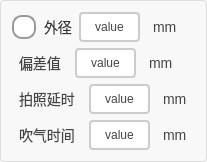
      <widget class="QGroupBox" name="groupBox">
       <property name="styleSheet">
        <string notr="true">QGroupBox {
    border: 1px solid #DDD;
    border-radius: 4px;
    font: bold 14px;
    color: #666;
    background-color: #F8F8F8;
}

QGroupBox::title {
    subcontrol-origin: margin;
    subcontrol-position: top left;
    left: 10px;
    padding: 0 5px;
}</string>
       </property>
       <property name="title">
        <string/>
       </property>
       <layout class="QVBoxLayout" name="verticalLayout">
        <item>
         <layout class="QHBoxLayout" name="horizontalLayout">
          <item>
           <widget class="QRadioButton" name="rbtn_outsideDiameterEnable">
            <property name="styleSheet">
             <string notr="true">QRadioButton {
    spacing: 8px;
    font-size: 14px;
    color: #333;  /* 保持原始文字颜色 */
}

/* 未选中状态 */
QRadioButton::indicator {
    width: 20px;
    height: 20px;
    border-radius: 10px;
    border: 2px solid #999;
    background: #ffffff;
}

/* 悬停效果 */
QRadioButton::indicator:hover {
    border: 2px solid #666;
}

/* 选中状态 */
QRadioButton::indicator:checked {
    border: 2px solid #FF6B00;  /* 橙色边框 */
}

/* 选中时的内圆 */
QRadioButton::indicator:checked {
    background-color: qradialgradient(
        cx:0.5, cy:0.5,
        radius:0.4,
        fx:0.5, fy:0.5,
        stop:0 #FF6B00,  /* 主橙色 */
        stop:1 transparent
    );
}

/* 禁用状态 */
QRadioButton:::disabled {
    border: 2px solid #ccc;
    background: #eee;
}

/* 点击动画效果 */
QRadioButton::indicator:pressed {
    border: 2px solid #CC5500;  /* 深橙色边框 */
    background-color: qradialgradient(
        cx:0.5, cy:0.5,
        radius:0.5,
        fx:0.5, fy:0.5,
        stop:0 #FFD8B3,  /* 浅橙色渐变 */
        stop:1 transparent
    );
}</string>
            </property>
            <property name="text">
             <string>外径</string>
            </property>
           </widget>
          </item>
          <item>
           <widget class="QPushButton" name="pbtn_outsideDiameterValue">
            <property name="styleSheet">
             <string notr="true">QPushButton {
    padding: 6px 14px;
    border: 2px solid #CCC;
    border-radius: 4px;
    background-color: white;
    color: #444;
}

QPushButton:hover {
    border-color: #999;
    background-color: #F5F5F5;
}

QPushButton:pressed {
    border-color: #777;
    background-color: #EEE;
}</string>
            </property>
            <property name="text">
             <string>value</string>
            </property>
           </widget>
          </item>
          <item>
           <widget class="QLabel" name="label_4">
            <property name="styleSheet">
             <string notr="true">/* 基础标签样式 */
QLabel {
    color: #444444;          /* 主文字色 */
    font-size: 14px;         /* 标准字号 */
    background: transparent; /* 透明背景 */
    padding: 2px 4px;        /* 基础内边距 */
}

/* 标题样式 */
QLabel.title {
    font-size: 16px;
    font-weight: 600;
    color: #333333;
    border-bottom: 1px solid #DDDDDD; /* 下划线装饰 */
    padding-bottom: 4px;
}

/* 副标题/次要文本 */
QLabel.subtitle {
    color: #666666;
    font-size: 13px;
    font-style: italic;
}

/* 强调文本 */
QLabel.emphasis {
    color: #333333;
    font-weight: 500;
    background-color: #F5F5F5;
    border-radius: 3px;
    padding: 4px 8px;
}

/* 状态标签（成功/警告/错误） */
QLabel[state=&quot;success&quot;] {
    color: #228B22;          /* 森林绿 */
    border-left: 3px solid #228B22;
    padding-left: 8px;
}

QLabel[state=&quot;warning&quot;] {
    color: #FF8C00;          /* 暗橙 */
    border-left: 3px solid #FF8C00;
    padding-left: 8px;
}

QLabel[state=&quot;error&quot;] {
    color: #B22222;          /* 砖红 */
    border-left: 3px solid #B22222;
    padding-left: 8px;
}

/* 数据展示标签 */
QLabel.data {
    color: #2F4F4F;          /* 深石板灰 */
    font-family: monospace;
    border: 1px solid #E0E0E0;
    background-color: #FFFFFF;
    padding: 6px 12px;
    border-radius: 4px;
}

/* 禁用状态 */
QLabel:disabled {
    color: #AAAAAA;
    background-color: transparent;
}

/* 链接样式（伪链接效果） */
QLabel.link {
    color: #4682B4;          /* 钢蓝 */
    text-decoration: underline;
    border-bottom: 1px dotted #4682B4;
}

/* 图标标签 */
QLabel.icon {
    qproperty-alignment: AlignCenter;
    border: 1px solid #E0E0E0;
    border-radius: 4px;
    background-color: #FFFFFF;
    padding: 12px;
}</string>
            </property>
            <property name="text">
             <string>mm</string>
            </property>
           </widget>
          </item>
         </layout>
        </item>
        <item>
         <layout class="QHBoxLayout" name="horizontalLayout_2">
          <item>
           <widget class="QLabel" name="label">
            <property name="styleSheet">
             <string notr="true">/* 基础标签样式 */
QLabel {
    color: #444444;          /* 主文字色 */
    font-size: 14px;         /* 标准字号 */
    background: transparent; /* 透明背景 */
    padding: 2px 4px;        /* 基础内边距 */
}

/* 标题样式 */
QLabel.title {
    font-size: 16px;
    font-weight: 600;
    color: #333333;
    border-bottom: 1px solid #DDDDDD; /* 下划线装饰 */
    padding-bottom: 4px;
}

/* 副标题/次要文本 */
QLabel.subtitle {
    color: #666666;
    font-size: 13px;
    font-style: italic;
}

/* 强调文本 */
QLabel.emphasis {
    color: #333333;
    font-weight: 500;
    background-color: #F5F5F5;
    border-radius: 3px;
    padding: 4px 8px;
}

/* 状态标签（成功/警告/错误） */
QLabel[state=&quot;success&quot;] {
    color: #228B22;          /* 森林绿 */
    border-left: 3px solid #228B22;
    padding-left: 8px;
}

QLabel[state=&quot;warning&quot;] {
    color: #FF8C00;          /* 暗橙 */
    border-left: 3px solid #FF8C00;
    padding-left: 8px;
}

QLabel[state=&quot;error&quot;] {
    color: #B22222;          /* 砖红 */
    border-left: 3px solid #B22222;
    padding-left: 8px;
}

/* 数据展示标签 */
QLabel.data {
    color: #2F4F4F;          /* 深石板灰 */
    font-family: monospace;
    border: 1px solid #E0E0E0;
    background-color: #FFFFFF;
    padding: 6px 12px;
    border-radius: 4px;
}

/* 禁用状态 */
QLabel:disabled {
    color: #AAAAAA;
    background-color: transparent;
}

/* 链接样式（伪链接效果） */
QLabel.link {
    color: #4682B4;          /* 钢蓝 */
    text-decoration: underline;
    border-bottom: 1px dotted #4682B4;
}

/* 图标标签 */
QLabel.icon {
    qproperty-alignment: AlignCenter;
    border: 1px solid #E0E0E0;
    border-radius: 4px;
    background-color: #FFFFFF;
    padding: 12px;
}</string>
            </property>
            <property name="text">
             <string>偏差值</string>
            </property>
           </widget>
          </item>
          <item>
           <widget class="QPushButton" name="pbtn_outsideDiameterDeviation">
            <property name="styleSheet">
             <string notr="true">QPushButton {
    padding: 6px 14px;
    border: 2px solid #CCC;
    border-radius: 4px;
    background-color: white;
    color: #444;
}

QPushButton:hover {
    border-color: #999;
    background-color: #F5F5F5;
}

QPushButton:pressed {
    border-color: #777;
    background-color: #EEE;
}</string>
            </property>
            <property name="text">
             <string>value</string>
            </property>
           </widget>
          </item>
          <item>
           <widget class="QLabel" name="label_5">
            <property name="styleSheet">
             <string notr="true">/* 基础标签样式 */
QLabel {
    color: #444444;          /* 主文字色 */
    font-size: 14px;         /* 标准字号 */
    background: transparent; /* 透明背景 */
    padding: 2px 4px;        /* 基础内边距 */
}

/* 标题样式 */
QLabel.title {
    font-size: 16px;
    font-weight: 600;
    color: #333333;
    border-bottom: 1px solid #DDDDDD; /* 下划线装饰 */
    padding-bottom: 4px;
}

/* 副标题/次要文本 */
QLabel.subtitle {
    color: #666666;
    font-size: 13px;
    font-style: italic;
}

/* 强调文本 */
QLabel.emphasis {
    color: #333333;
    font-weight: 500;
    background-color: #F5F5F5;
    border-radius: 3px;
    padding: 4px 8px;
}

/* 状态标签（成功/警告/错误） */
QLabel[state=&quot;success&quot;] {
    color: #228B22;          /* 森林绿 */
    border-left: 3px solid #228B22;
    padding-left: 8px;
}

QLabel[state=&quot;warning&quot;] {
    color: #FF8C00;          /* 暗橙 */
    border-left: 3px solid #FF8C00;
    padding-left: 8px;
}

QLabel[state=&quot;error&quot;] {
    color: #B22222;          /* 砖红 */
    border-left: 3px solid #B22222;
    padding-left: 8px;
}

/* 数据展示标签 */
QLabel.data {
    color: #2F4F4F;          /* 深石板灰 */
    font-family: monospace;
    border: 1px solid #E0E0E0;
    background-color: #FFFFFF;
    padding: 6px 12px;
    border-radius: 4px;
}

/* 禁用状态 */
QLabel:disabled {
    color: #AAAAAA;
    background-color: transparent;
}

/* 链接样式（伪链接效果） */
QLabel.link {
    color: #4682B4;          /* 钢蓝 */
    text-decoration: underline;
    border-bottom: 1px dotted #4682B4;
}

/* 图标标签 */
QLabel.icon {
    qproperty-alignment: AlignCenter;
    border: 1px solid #E0E0E0;
    border-radius: 4px;
    background-color: #FFFFFF;
    padding: 12px;
}</string>
            </property>
            <property name="text">
             <string>mm</string>
            </property>
           </widget>
          </item>
         </layout>
        </item>
        <item>
         <layout class="QHBoxLayout" name="hLayout_photography">
          <item>
           <widget class="QLabel" name="label_2">
            <property name="styleSheet">
             <string notr="true">/* 基础标签样式 */
QLabel {
    color: #444444;          /* 主文字色 */
    font-size: 14px;         /* 标准字号 */
    background: transparent; /* 透明背景 */
    padding: 2px 4px;        /* 基础内边距 */
}

/* 标题样式 */
QLabel.title {
    font-size: 16px;
    font-weight: 600;
    color: #333333;
    border-bottom: 1px solid #DDDDDD; /* 下划线装饰 */
    padding-bottom: 4px;
}

/* 副标题/次要文本 */
QLabel.subtitle {
    color: #666666;
    font-size: 13px;
    font-style: italic;
}

/* 强调文本 */
QLabel.emphasis {
    color: #333333;
    font-weight: 500;
    background-color: #F5F5F5;
    border-radius: 3px;
    padding: 4px 8px;
}

/* 状态标签（成功/警告/错误） */
QLabel[state=&quot;success&quot;] {
    color: #228B22;          /* 森林绿 */
    border-left: 3px solid #228B22;
    padding-left: 8px;
}

QLabel[state=&quot;warning&quot;] {
    color: #FF8C00;          /* 暗橙 */
    border-left: 3px solid #FF8C00;
    padding-left: 8px;
}

QLabel[state=&quot;error&quot;] {
    color: #B22222;          /* 砖红 */
    border-left: 3px solid #B22222;
    padding-left: 8px;
}

/* 数据展示标签 */
QLabel.data {
    color: #2F4F4F;          /* 深石板灰 */
    font-family: monospace;
    border: 1px solid #E0E0E0;
    background-color: #FFFFFF;
    padding: 6px 12px;
    border-radius: 4px;
}

/* 禁用状态 */
QLabel:disabled {
    color: #AAAAAA;
    background-color: transparent;
}

/* 链接样式（伪链接效果） */
QLabel.link {
    color: #4682B4;          /* 钢蓝 */
    text-decoration: underline;
    border-bottom: 1px dotted #4682B4;
}

/* 图标标签 */
QLabel.icon {
    qproperty-alignment: AlignCenter;
    border: 1px solid #E0E0E0;
    border-radius: 4px;
    background-color: #FFFFFF;
    padding: 12px;
}</string>
            </property>
            <property name="text">
             <string>拍照延时</string>
            </property>
           </widget>
          </item>
          <item>
           <widget class="QPushButton" name="pbtn_photography">
            <property name="styleSheet">
             <string notr="true">QPushButton {
    padding: 6px 14px;
    border: 2px solid #CCC;
    border-radius: 4px;
    background-color: white;
    color: #444;
}

QPushButton:hover {
    border-color: #999;
    background-color: #F5F5F5;
}

QPushButton:pressed {
    border-color: #777;
    background-color: #EEE;
}</string>
            </property>
            <property name="text">
             <string>value</string>
            </property>
           </widget>
          </item>
          <item>
           <widget class="QLabel" name="label_7">
            <property name="styleSheet">
             <string notr="true">/* 基础标签样式 */
QLabel {
    color: #444444;          /* 主文字色 */
    font-size: 14px;         /* 标准字号 */
    background: transparent; /* 透明背景 */
    padding: 2px 4px;        /* 基础内边距 */
}

/* 标题样式 */
QLabel.title {
    font-size: 16px;
    font-weight: 600;
    color: #333333;
    border-bottom: 1px solid #DDDDDD; /* 下划线装饰 */
    padding-bottom: 4px;
}

/* 副标题/次要文本 */
QLabel.subtitle {
    color: #666666;
    font-size: 13px;
    font-style: italic;
}

/* 强调文本 */
QLabel.emphasis {
    color: #333333;
    font-weight: 500;
    background-color: #F5F5F5;
    border-radius: 3px;
    padding: 4px 8px;
}

/* 状态标签（成功/警告/错误） */
QLabel[state=&quot;success&quot;] {
    color: #228B22;          /* 森林绿 */
    border-left: 3px solid #228B22;
    padding-left: 8px;
}

QLabel[state=&quot;warning&quot;] {
    color: #FF8C00;          /* 暗橙 */
    border-left: 3px solid #FF8C00;
    padding-left: 8px;
}

QLabel[state=&quot;error&quot;] {
    color: #B22222;          /* 砖红 */
    border-left: 3px solid #B22222;
    padding-left: 8px;
}

/* 数据展示标签 */
QLabel.data {
    color: #2F4F4F;          /* 深石板灰 */
    font-family: monospace;
    border: 1px solid #E0E0E0;
    background-color: #FFFFFF;
    padding: 6px 12px;
    border-radius: 4px;
}

/* 禁用状态 */
QLabel:disabled {
    color: #AAAAAA;
    background-color: transparent;
}

/* 链接样式（伪链接效果） */
QLabel.link {
    color: #4682B4;          /* 钢蓝 */
    text-decoration: underline;
    border-bottom: 1px dotted #4682B4;
}

/* 图标标签 */
QLabel.icon {
    qproperty-alignment: AlignCenter;
    border: 1px solid #E0E0E0;
    border-radius: 4px;
    background-color: #FFFFFF;
    padding: 12px;
}</string>
            </property>
            <property name="text">
             <string>mm</string>
            </property>
           </widget>
          </item>
         </layout>
        </item>
        <item>
         <layout class="QHBoxLayout" name="horizontalLayout_4">
          <item>
           <widget class="QLabel" name="label_3">
            <property name="styleSheet">
             <string notr="true">/* 基础标签样式 */
QLabel {
    color: #444444;          /* 主文字色 */
    font-size: 14px;         /* 标准字号 */
    background: transparent; /* 透明背景 */
    padding: 2px 4px;        /* 基础内边距 */
}

/* 标题样式 */
QLabel.title {
    font-size: 16px;
    font-weight: 600;
    color: #333333;
    border-bottom: 1px solid #DDDDDD; /* 下划线装饰 */
    padding-bottom: 4px;
}

/* 副标题/次要文本 */
QLabel.subtitle {
    color: #666666;
    font-size: 13px;
    font-style: italic;
}

/* 强调文本 */
QLabel.emphasis {
    color: #333333;
    font-weight: 500;
    background-color: #F5F5F5;
    border-radius: 3px;
    padding: 4px 8px;
}

/* 状态标签（成功/警告/错误） */
QLabel[state=&quot;success&quot;] {
    color: #228B22;          /* 森林绿 */
    border-left: 3px solid #228B22;
    padding-left: 8px;
}

QLabel[state=&quot;warning&quot;] {
    color: #FF8C00;          /* 暗橙 */
    border-left: 3px solid #FF8C00;
    padding-left: 8px;
}

QLabel[state=&quot;error&quot;] {
    color: #B22222;          /* 砖红 */
    border-left: 3px solid #B22222;
    padding-left: 8px;
}

/* 数据展示标签 */
QLabel.data {
    color: #2F4F4F;          /* 深石板灰 */
    font-family: monospace;
    border: 1px solid #E0E0E0;
    background-color: #FFFFFF;
    padding: 6px 12px;
    border-radius: 4px;
}

/* 禁用状态 */
QLabel:disabled {
    color: #AAAAAA;
    background-color: transparent;
}

/* 链接样式（伪链接效果） */
QLabel.link {
    color: #4682B4;          /* 钢蓝 */
    text-decoration: underline;
    border-bottom: 1px dotted #4682B4;
}

/* 图标标签 */
QLabel.icon {
    qproperty-alignment: AlignCenter;
    border: 1px solid #E0E0E0;
    border-radius: 4px;
    background-color: #FFFFFF;
    padding: 12px;
}</string>
            </property>
            <property name="text">
             <string>吹气时间</string>
            </property>
           </widget>
          </item>
          <item>
           <widget class="QPushButton" name="pbtn_blowTime">
            <property name="styleSheet">
             <string notr="true">QPushButton {
    padding: 6px 14px;
    border: 2px solid #CCC;
    border-radius: 4px;
    background-color: white;
    color: #444;
}

QPushButton:hover {
    border-color: #999;
    background-color: #F5F5F5;
}

QPushButton:pressed {
    border-color: #777;
    background-color: #EEE;
}</string>
            </property>
            <property name="text">
             <string>value</string>
            </property>
           </widget>
          </item>
          <item>
           <widget class="QLabel" name="label_6">
            <property name="styleSheet">
             <string notr="true">/* 基础标签样式 */
QLabel {
    color: #444444;          /* 主文字色 */
    font-size: 14px;         /* 标准字号 */
    background: transparent; /* 透明背景 */
    padding: 2px 4px;        /* 基础内边距 */
}

/* 标题样式 */
QLabel.title {
    font-size: 16px;
    font-weight: 600;
    color: #333333;
    border-bottom: 1px solid #DDDDDD; /* 下划线装饰 */
    padding-bottom: 4px;
}

/* 副标题/次要文本 */
QLabel.subtitle {
    color: #666666;
    font-size: 13px;
    font-style: italic;
}

/* 强调文本 */
QLabel.emphasis {
    color: #333333;
    font-weight: 500;
    background-color: #F5F5F5;
    border-radius: 3px;
    padding: 4px 8px;
}

/* 状态标签（成功/警告/错误） */
QLabel[state=&quot;success&quot;] {
    color: #228B22;          /* 森林绿 */
    border-left: 3px solid #228B22;
    padding-left: 8px;
}

QLabel[state=&quot;warning&quot;] {
    color: #FF8C00;          /* 暗橙 */
    border-left: 3px solid #FF8C00;
    padding-left: 8px;
}

QLabel[state=&quot;error&quot;] {
    color: #B22222;          /* 砖红 */
    border-left: 3px solid #B22222;
    padding-left: 8px;
}

/* 数据展示标签 */
QLabel.data {
    color: #2F4F4F;          /* 深石板灰 */
    font-family: monospace;
    border: 1px solid #E0E0E0;
    background-color: #FFFFFF;
    padding: 6px 12px;
    border-radius: 4px;
}

/* 禁用状态 */
QLabel:disabled {
    color: #AAAAAA;
    background-color: transparent;
}

/* 链接样式（伪链接效果） */
QLabel.link {
    color: #4682B4;          /* 钢蓝 */
    text-decoration: underline;
    border-bottom: 1px dotted #4682B4;
}

/* 图标标签 */
QLabel.icon {
    qproperty-alignment: AlignCenter;
    border: 1px solid #E0E0E0;
    border-radius: 4px;
    background-color: #FFFFFF;
    padding: 12px;
}</string>
            </property>
            <property name="text">
             <string>mm</string>
            </property>
           </widget>
          </item>
         </layout>
        </item>
       </layout>
      </widget>
